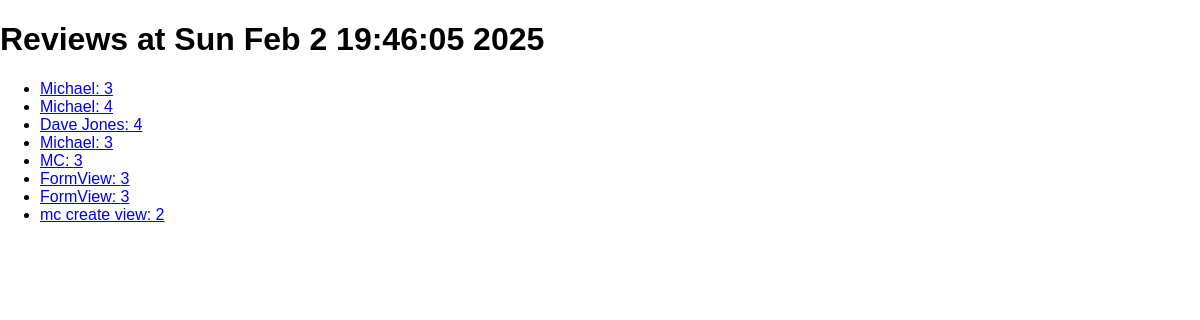
The app's page /reviews with its own data.
### reviews/models.py (models this page shows, shortened)
class Review(models.Model):
    username = models.CharField(max_length=100, null=False)
    review = models.TextField(max_length=200, null=True)
    rating = models.IntegerField(
        validators=[MinValueValidator(1), MaxValueValidator(5)], null=False
    )

### reviews/views.py (the view)
# urls.py: path("reviews", views.ReviewListView.as_view(), name="review-list"),
class ReviewListView(ListView):
    template_name = "reviews/review_list.html"
    model = Review
    context_object_name = "reviews"
    def get_context_data(self, **kwargs):
        context = super().get_context_data(**kwargs)
        now = str(time.asctime(time.localtime()))
        context["now"] = now
        return context

### reviews/templates/reviews/review_list.html (shortened to what this page needs)
{% extends "reviews/base.html" %}
{% block content %}
    <h1>Reviews at {{ now }}</h1>
    <ul>
        {% for review in reviews %}
            <li><a href="{% url "review-detail" review.id %}">{{ review.username }}: {{ review.rating }}</a></li>
        {% endfor %}
    </ul>
{% endblock %}

### reviews/static/reviews/styles.css (style rules this page uses)
body { font-family: sans-serif; margin: 0; }

### records on screen
Review: username "Michael", rating "3"
Review: username "Michael", rating "4"
Review: username "Dave Jones", rating "4"
Review: username "Michael", rating "3"
Review: username "MC", rating "3"
Review: username "FormView", rating "3"
Review: username "FormView", rating "3"
Review: username "mc create view", rating "2"

### other values on screen
{{ now }} "Sun Feb 2 19:46:05 2025"
